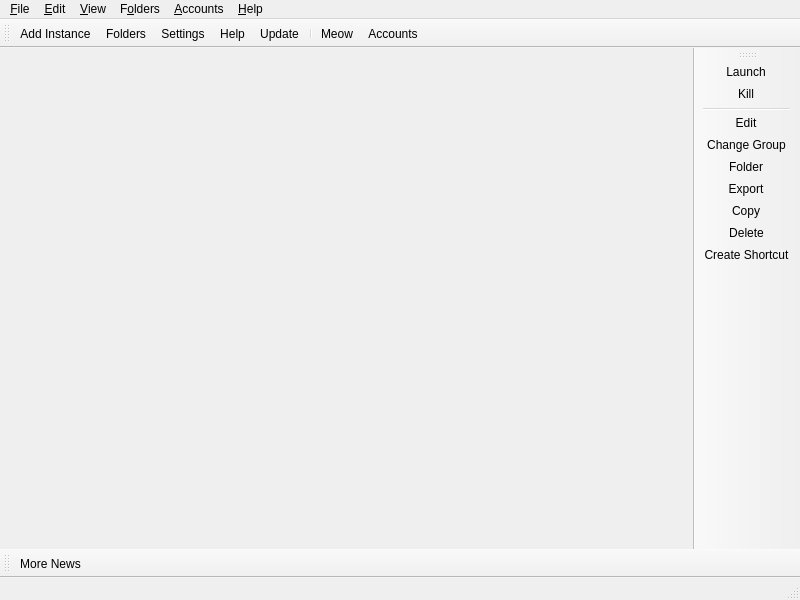
<?xml version="1.0" encoding="UTF-8"?>
<ui version="4.0">
 <class>MainWindow</class>
 <widget class="QMainWindow" name="MainWindow">
  <property name="geometry">
   <rect>
    <x>0</x>
    <y>0</y>
    <width>800</width>
    <height>600</height>
   </rect>
  </property>
  <widget class="QWidget" name="centralWidget">
   <layout class="QHBoxLayout" name="horizontalLayout">
    <property name="spacing">
     <number>0</number>
    </property>
    <property name="leftMargin">
     <number>0</number>
    </property>
    <property name="topMargin">
     <number>0</number>
    </property>
    <property name="rightMargin">
     <number>0</number>
    </property>
    <property name="bottomMargin">
     <number>0</number>
    </property>
   </layout>
  </widget>
  <widget class="QStatusBar" name="statusBar"/>
  <widget class="QToolBar" name="mainToolBar">
   <property name="windowTitle">
    <string>Main Toolbar</string>
   </property>
   <property name="allowedAreas">
    <set>Qt::ToolBarArea::BottomToolBarArea|Qt::ToolBarArea::TopToolBarArea</set>
   </property>
   <property name="toolButtonStyle">
    <enum>Qt::ToolButtonStyle::ToolButtonTextBesideIcon</enum>
   </property>
   <property name="floatable">
    <bool>false</bool>
   </property>
   <attribute name="toolBarArea">
    <enum>TopToolBarArea</enum>
   </attribute>
   <attribute name="toolBarBreak">
    <bool>false</bool>
   </attribute>
   <addaction name="actionAddInstance"/>
   <addaction name="actionFoldersButton"/>
   <addaction name="actionSettings"/>
   <addaction name="actionHelpButton"/>
   <addaction name="actionCheckUpdate"/>
   <addaction name="separator"/>
   <addaction name="actionCAT"/>
   <addaction name="actionAccountsButton"/>
  </widget>
  <widget class="QToolBar" name="newsToolBar">
   <property name="windowTitle">
    <string>News Toolbar</string>
   </property>
   <property name="allowedAreas">
    <set>Qt::ToolBarArea::BottomToolBarArea|Qt::ToolBarArea::TopToolBarArea</set>
   </property>
   <property name="iconSize">
    <size>
     <width>16</width>
     <height>16</height>
    </size>
   </property>
   <property name="toolButtonStyle">
    <enum>Qt::ToolButtonStyle::ToolButtonTextBesideIcon</enum>
   </property>
   <property name="floatable">
    <bool>false</bool>
   </property>
   <attribute name="toolBarArea">
    <enum>BottomToolBarArea</enum>
   </attribute>
   <attribute name="toolBarBreak">
    <bool>false</bool>
   </attribute>
   <addaction name="actionMoreNews"/>
  </widget>
  <widget class="WideBar" name="instanceToolBar">
   <property name="windowTitle">
    <string>Instance Toolbar</string>
   </property>
   <property name="allowedAreas">
    <set>Qt::ToolBarArea::LeftToolBarArea|Qt::ToolBarArea::RightToolBarArea</set>
   </property>
   <property name="iconSize">
    <size>
     <width>16</width>
     <height>16</height>
    </size>
   </property>
   <property name="toolButtonStyle">
    <enum>Qt::ToolButtonStyle::ToolButtonTextBesideIcon</enum>
   </property>
   <property name="floatable">
    <bool>false</bool>
   </property>
   <property name="useDefaultAction" stdset="0">
    <bool>true</bool>
   </property>
   <attribute name="toolBarArea">
    <enum>RightToolBarArea</enum>
   </attribute>
   <attribute name="toolBarBreak">
    <bool>false</bool>
   </attribute>
   <addaction name="actionLaunchInstance"/>
   <addaction name="actionKillInstance"/>
   <addaction name="separator"/>
   <addaction name="actionEditInstance"/>
   <addaction name="actionChangeInstGroup"/>
   <addaction name="actionViewSelectedInstFolder"/>
   <addaction name="actionExportInstance"/>
   <addaction name="actionCopyInstance"/>
   <addaction name="actionDeleteInstance"/>
   <addaction name="actionCreateInstanceShortcut"/>
  </widget>
  <widget class="QMenuBar" name="menuBar">
   <property name="geometry">
    <rect>
     <x>0</x>
     <y>0</y>
     <width>800</width>
     <height>18</height>
    </rect>
   </property>
   <widget class="QMenu" name="fileMenu">
    <property name="title">
     <string>&amp;File</string>
    </property>
    <property name="toolTipsVisible">
     <bool>true</bool>
    </property>
    <addaction name="actionAddInstance"/>
    <addaction name="separator"/>
    <addaction name="actionLaunchInstance"/>
    <addaction name="actionKillInstance"/>
    <addaction name="separator"/>
    <addaction name="actionEditInstance"/>
    <addaction name="actionChangeInstGroup"/>
    <addaction name="actionViewSelectedInstFolder"/>
    <addaction name="actionExportInstance"/>
    <addaction name="actionCopyInstance"/>
    <addaction name="actionDeleteInstance"/>
    <addaction name="actionCreateInstanceShortcut"/>
    <addaction name="separator"/>
    <addaction name="actionSettings"/>
    <addaction name="actionCloseWindow"/>
   </widget>
   <widget class="QMenu" name="editMenu">
    <property name="title">
     <string>&amp;Edit</string>
    </property>
    <property name="toolTipsVisible">
     <bool>true</bool>
    </property>
    <addaction name="actionUndoTrashInstance"/>
   </widget>
   <widget class="QMenu" name="viewMenu">
    <property name="title">
     <string>&amp;View</string>
    </property>
    <property name="toolTipsVisible">
     <bool>true</bool>
    </property>
    <addaction name="actionChangeTheme"/>
    <addaction name="separator"/>
    <addaction name="actionCAT"/>
    <addaction name="actionToggleStatusBar"/>
    <addaction name="actionLockToolbars"/>
    <addaction name="separator"/>
   </widget>
   <widget class="QMenu" name="foldersMenu">
    <property name="title">
     <string>F&amp;olders</string>
    </property>
    <property name="toolTipsVisible">
     <bool>true</bool>
    </property>
    <addaction name="actionViewLauncherRootFolder"/>
    <addaction name="separator"/>
    <addaction name="actionViewInstanceFolder"/>
    <addaction name="actionViewCentralModsFolder"/>
    <addaction name="actionViewSkinsFolder"/>
    <addaction name="actionViewJavaFolder"/>
    <addaction name="separator"/>
    <addaction name="actionViewIconThemeFolder"/>
    <addaction name="actionViewWidgetThemeFolder"/>
    <addaction name="actionViewCatPackFolder"/>
    <addaction name="actionViewIconsFolder"/>
    <addaction name="separator"/>
    <addaction name="actionViewLogsFolder"/>
   </widget>
   <widget class="QMenu" name="accountsMenu">
    <property name="title">
     <string>&amp;Accounts</string>
    </property>
   </widget>
   <widget class="QMenu" name="helpMenu">
    <property name="title">
     <string>&amp;Help</string>
    </property>
    <property name="toolTipsVisible">
     <bool>true</bool>
    </property>
    <addaction name="actionClearMetadata"/>
    <addaction name="actionReportBug"/>
    <addaction name="actionViewLog"/>
    <addaction name="actionAddToPATH"/>
    <addaction name="separator"/>
    <addaction name="actionMATRIX"/>
    <addaction name="actionDISCORD"/>
    <addaction name="actionREDDIT"/>
    <addaction name="separator"/>
    <addaction name="actionMoreNews"/>
    <addaction name="actionCheckUpdate"/>
    <addaction name="actionOpenWiki"/>
    <addaction name="actionAbout"/>
   </widget>
   <addaction name="fileMenu"/>
   <addaction name="editMenu"/>
   <addaction name="viewMenu"/>
   <addaction name="foldersMenu"/>
   <addaction name="accountsMenu"/>
   <addaction name="helpMenu"/>
  </widget>
  <action name="actionMoreNews">
   <property name="icon">
    <iconset theme="news"/>
   </property>
   <property name="text">
    <string>More News...</string>
   </property>
   <property name="toolTip">
    <string>Open the development blog to read more news about %1.</string>
   </property>
  </action>
  <action name="actionCAT">
   <property name="checkable">
    <bool>true</bool>
   </property>
   <property name="icon">
    <iconset theme="cat"/>
   </property>
   <property name="text">
    <string>&amp;Meow</string>
   </property>
   <property name="toolTip">
    <string>It's a fluffy kitty :3</string>
   </property>
  </action>
  <action name="actionToggleStatusBar">
   <property name="checkable">
    <bool>true</bool>
   </property>
   <property name="text">
    <string>Status Bar</string>
   </property>
  </action>
  <action name="actionLockToolbars">
   <property name="checkable">
    <bool>true</bool>
   </property>
   <property name="text">
    <string>Lock Toolbars</string>
   </property>
  </action>
  <action name="actionUndoTrashInstance">
   <property name="enabled">
    <bool>false</bool>
   </property>
   <property name="text">
    <string>&amp;Undo Last Instance Deletion</string>
   </property>
  </action>
  <action name="actionAddInstance">
   <property name="icon">
    <iconset theme="new"/>
   </property>
   <property name="text">
    <string>Add Instanc&amp;e...</string>
   </property>
   <property name="toolTip">
    <string>Add a new instance.</string>
   </property>
  </action>
  <action name="actionCheckUpdate">
   <property name="icon">
    <iconset theme="checkupdate"/>
   </property>
   <property name="text">
    <string>&amp;Update...</string>
   </property>
   <property name="toolTip">
    <string>Check for new updates for %1.</string>
   </property>
   <property name="menuRole">
    <enum>QAction::MenuRole::ApplicationSpecificRole</enum>
   </property>
  </action>
  <action name="actionSettings">
   <property name="icon">
    <iconset theme="settings"/>
   </property>
   <property name="text">
    <string>Setti&amp;ngs...</string>
   </property>
   <property name="toolTip">
    <string>Change settings.</string>
   </property>
   <property name="menuRole">
    <enum>QAction::MenuRole::PreferencesRole</enum>
   </property>
  </action>
  <action name="actionManageAccounts">
   <property name="icon">
    <iconset theme="accounts"/>
   </property>
   <property name="text">
    <string>&amp;Manage Accounts...</string>
   </property>
  </action>
  <action name="actionLaunchInstance">
   <property name="icon">
    <iconset theme="launch"/>
   </property>
   <property name="text">
    <string>&amp;Launch</string>
   </property>
   <property name="toolTip">
    <string>Launch the selected instance.</string>
   </property>
  </action>
  <action name="actionKillInstance">
   <property name="icon">
    <iconset theme="status-bad"/>
   </property>
   <property name="text">
    <string>&amp;Kill</string>
   </property>
   <property name="toolTip">
    <string>Kill the running instance.</string>
   </property>
   <property name="shortcut">
    <string>Ctrl+K</string>
   </property>
  </action>
  <action name="actionRenameInstance">
   <property name="icon">
    <iconset theme="rename"/>
   </property>
   <property name="text">
    <string>Rename</string>
   </property>
   <property name="toolTip">
    <string>Rename the selected instance.</string>
   </property>
  </action>
  <action name="actionChangeInstGroup">
   <property name="icon">
    <iconset theme="tag"/>
   </property>
   <property name="text">
    <string>&amp;Change Group...</string>
   </property>
   <property name="toolTip">
    <string>Change the selected instance's group.</string>
   </property>
   <property name="shortcut">
    <string>Ctrl+G</string>
   </property>
  </action>
  <action name="actionChangeInstIcon">
   <property name="text">
    <string>Change Icon</string>
   </property>
   <property name="toolTip">
    <string>Change the selected instance's icon.</string>
   </property>
  </action>
  <action name="actionEditInstance">
   <property name="icon">
    <iconset theme="settings"/>
   </property>
   <property name="text">
    <string>&amp;Edit...</string>
   </property>
   <property name="toolTip">
    <string>Change the instance settings, mods and versions.</string>
   </property>
   <property name="shortcut">
    <string>Ctrl+I</string>
   </property>
  </action>
  <action name="actionViewSelectedInstFolder">
   <property name="icon">
    <iconset theme="viewfolder"/>
   </property>
   <property name="text">
    <string>&amp;Folder</string>
   </property>
   <property name="toolTip">
    <string>Open the selected instance's root folder in a file browser.</string>
   </property>
  </action>
  <action name="actionDeleteInstance">
   <property name="icon">
    <iconset theme="delete"/>
   </property>
   <property name="text">
    <string>Dele&amp;te</string>
   </property>
   <property name="toolTip">
    <string>Delete the selected instance.</string>
   </property>
   <property name="autoRepeat">
    <bool>false</bool>
   </property>
  </action>
  <action name="actionCopyInstance">
   <property name="icon">
    <iconset theme="copy"/>
   </property>
   <property name="text">
    <string>Cop&amp;y...</string>
   </property>
   <property name="toolTip">
    <string>Copy the selected instance.</string>
   </property>
   <property name="shortcut">
    <string>Ctrl+D</string>
   </property>
  </action>
  <action name="actionExportInstance">
   <property name="icon">
    <iconset theme="export"/>
   </property>
   <property name="text">
    <string>E&amp;xport...</string>
   </property>
   <property name="toolTip">
    <string>Export the selected instance to supported formats.</string>
   </property>
  </action>
  <action name="actionExportInstanceZip">
   <property name="icon">
    <iconset theme="launcher"/>
   </property>
   <property name="text">
    <string>Prism Launcher (zip)</string>
   </property>
  </action>
  <action name="actionExportInstanceMrPack">
   <property name="icon">
    <iconset theme="modrinth"/>
   </property>
   <property name="text">
    <string>Modrinth (mrpack)</string>
   </property>
  </action>
  <action name="actionExportInstanceFlamePack">
   <property name="icon">
    <iconset theme="flame"/>
   </property>
   <property name="text">
    <string>CurseForge (zip)</string>
   </property>
  </action>
  <action name="actionCreateInstanceShortcut">
   <property name="icon">
    <iconset theme="shortcut"/>
   </property>
   <property name="text">
    <string>Create Shortcut</string>
   </property>
   <property name="toolTip">
    <string>Creates a shortcut on a selected folder to launch the selected instance.</string>
   </property>
  </action>
  <action name="actionNoAccountsAdded">
   <property name="icon">
    <iconset theme="noaccount"/>
   </property>
   <property name="text">
    <string>No accounts added!</string>
   </property>
  </action>
  <action name="actionNoDefaultAccount">
   <property name="checkable">
    <bool>true</bool>
   </property>
   <property name="icon">
    <iconset theme="noaccount"/>
   </property>
   <property name="text">
    <string>No Default Account</string>
   </property>
   <property name="shortcut">
    <string>Ctrl+0</string>
   </property>
  </action>
  <action name="actionCloseWindow">
   <property name="icon">
    <iconset theme="status-bad"/>
   </property>
   <property name="text">
    <string>Close &amp;Window</string>
   </property>
   <property name="toolTip">
    <string>Close the current window</string>
   </property>
   <property name="menuRole">
    <enum>QAction::MenuRole::NoRole</enum>
   </property>
  </action>
  <action name="actionViewInstanceFolder">
   <property name="icon">
    <iconset theme="viewfolder"/>
   </property>
   <property name="text">
    <string>&amp;Instances</string>
   </property>
   <property name="toolTip">
    <string>Open the instances folder in a file browser.</string>
   </property>
  </action>
  <action name="actionViewLauncherRootFolder">
   <property name="icon">
    <iconset theme="viewfolder"/>
   </property>
   <property name="text">
    <string>Launcher &amp;Root</string>
   </property>
   <property name="toolTip">
    <string>Open the launcher's root folder in a file browser.</string>
   </property>
  </action>
  <action name="actionViewCentralModsFolder">
   <property name="icon">
    <iconset theme="centralmods"/>
   </property>
   <property name="text">
    <string>&amp;Central Mods</string>
   </property>
   <property name="toolTip">
    <string>Open the central mods folder in a file browser.</string>
   </property>
  </action>
  <action name="actionViewSkinsFolder">
   <property name="icon">
    <iconset theme="viewfolder"/>
   </property>
   <property name="text">
    <string>&amp;Skins</string>
   </property>
   <property name="toolTip">
    <string>Open the skins folder in a file browser.</string>
   </property>
  </action>
  <action name="actionViewIconsFolder">
   <property name="icon">
    <iconset theme="viewfolder"/>
   </property>
   <property name="text">
    <string>Instance Icons</string>
   </property>
   <property name="toolTip">
    <string>Open the instance icons folder in a file browser.</string>
   </property>
  </action>
  <action name="actionViewLogsFolder">
   <property name="icon">
    <iconset theme="viewfolder"/>
   </property>
   <property name="text">
    <string>Logs</string>
   </property>
   <property name="toolTip">
    <string>Open the logs folder in a file browser.</string>
   </property>
  </action>
  <action name="actionChangeTheme">
   <property name="text">
    <string>Themes</string>
   </property>
  </action>
  <action name="actionReportBug">
   <property name="icon">
    <iconset theme="bug"/>
   </property>
   <property name="text">
    <string>Report a Bug or Suggest a Feature</string>
   </property>
   <property name="toolTip">
    <string>Open the bug tracker to report a bug with %1.</string>
   </property>
  </action>
  <action name="actionDISCORD">
   <property name="icon">
    <iconset theme="discord"/>
   </property>
   <property name="text">
    <string>&amp;Discord Guild</string>
   </property>
   <property name="toolTip">
    <string>Open %1 Discord guild.</string>
   </property>
  </action>
  <action name="actionMATRIX">
   <property name="icon">
    <iconset theme="matrix"/>
   </property>
   <property name="text">
    <string>&amp;Matrix Space</string>
   </property>
   <property name="toolTip">
    <string>Open %1 Matrix space.</string>
   </property>
  </action>
  <action name="actionREDDIT">
   <property name="icon">
    <iconset theme="reddit-alien"/>
   </property>
   <property name="text">
    <string>Sub&amp;reddit</string>
   </property>
   <property name="toolTip">
    <string>Open %1 subreddit.</string>
   </property>
  </action>
  <action name="actionAbout">
   <property name="icon">
    <iconset theme="about"/>
   </property>
   <property name="text">
    <string>&amp;About %1</string>
   </property>
   <property name="toolTip">
    <string>View information about %1.</string>
   </property>
   <property name="menuRole">
    <enum>QAction::MenuRole::AboutRole</enum>
   </property>
  </action>
  <action name="actionClearMetadata">
   <property name="icon">
    <iconset theme="refresh"/>
   </property>
   <property name="text">
    <string>&amp;Clear Metadata Cache</string>
   </property>
   <property name="toolTip">
    <string>Clear cached metadata</string>
   </property>
  </action>
  <action name="actionViewLog">
   <property name="icon">
    <iconset theme="log"/>
   </property>
   <property name="text">
    <string>View logs</string>
   </property>
   <property name="toolTip">
    <string>View current and previous launcher logs</string>
   </property>
  </action>
  <action name="actionAddToPATH">
   <property name="icon">
    <iconset theme="custom-commands"/>
   </property>
   <property name="text">
    <string>Install to &amp;PATH</string>
   </property>
   <property name="toolTip">
    <string>Install a %1 symlink to /usr/local/bin</string>
   </property>
  </action>
  <action name="actionFoldersButton">
   <property name="icon">
    <iconset theme="viewfolder"/>
   </property>
   <property name="text">
    <string>Folders</string>
   </property>
   <property name="toolTip">
    <string>Open one of the folders shared between instances.</string>
   </property>
  </action>
  <action name="actionHelpButton">
   <property name="icon">
    <iconset theme="help"/>
   </property>
   <property name="text">
    <string>Help</string>
   </property>
   <property name="toolTip">
    <string>Get help with %1 or Minecraft.</string>
   </property>
  </action>
  <action name="actionAccountsButton">
   <property name="icon">
    <iconset theme="noaccount"/>
   </property>
   <property name="text">
    <string>Accounts</string>
   </property>
  </action>
  <action name="actionOpenWiki">
   <property name="icon">
    <iconset theme="help"/>
   </property>
   <property name="text">
    <string>%1 &amp;Wiki</string>
   </property>
   <property name="toolTip">
    <string>Open the %1 wiki</string>
   </property>
  </action>
  <action name="actionViewWidgetThemeFolder">
   <property name="icon">
    <iconset theme="viewfolder"/>
   </property>
   <property name="text">
    <string>&amp;Widget Themes</string>
   </property>
   <property name="toolTip">
    <string>Open the widget themes folder in a file browser.</string>
   </property>
  </action>
  <action name="actionViewIconThemeFolder">
   <property name="icon">
    <iconset theme="viewfolder"/>
   </property>
   <property name="text">
    <string>I&amp;con Theme</string>
   </property>
   <property name="toolTip">
    <string>Open the icon theme folder in a file browser.</string>
   </property>
  </action>
  <action name="actionViewCatPackFolder">
   <property name="icon">
    <iconset theme="viewfolder"/>
   </property>
   <property name="text">
    <string>Cat Packs</string>
   </property>
   <property name="toolTip">
    <string>Open the cat packs folder in a file browser.</string>
   </property>
  </action>
  <action name="actionViewJavaFolder">
   <property name="icon">
    <iconset theme="viewfolder"/>
   </property>
   <property name="text">
    <string>Java</string>
   </property>
   <property name="toolTip">
    <string>Open the Java folder in a file browser. Only available if the built-in Java downloader is used.</string>
   </property>
  </action>
 </widget>
 <customwidgets>
  <customwidget>
   <class>WideBar</class>
   <extends>QToolBar</extends>
   <header>ui/widgets/WideBar.h</header>
  </customwidget>
 </customwidgets>
 <resources/>
 <connections/>
</ui>
